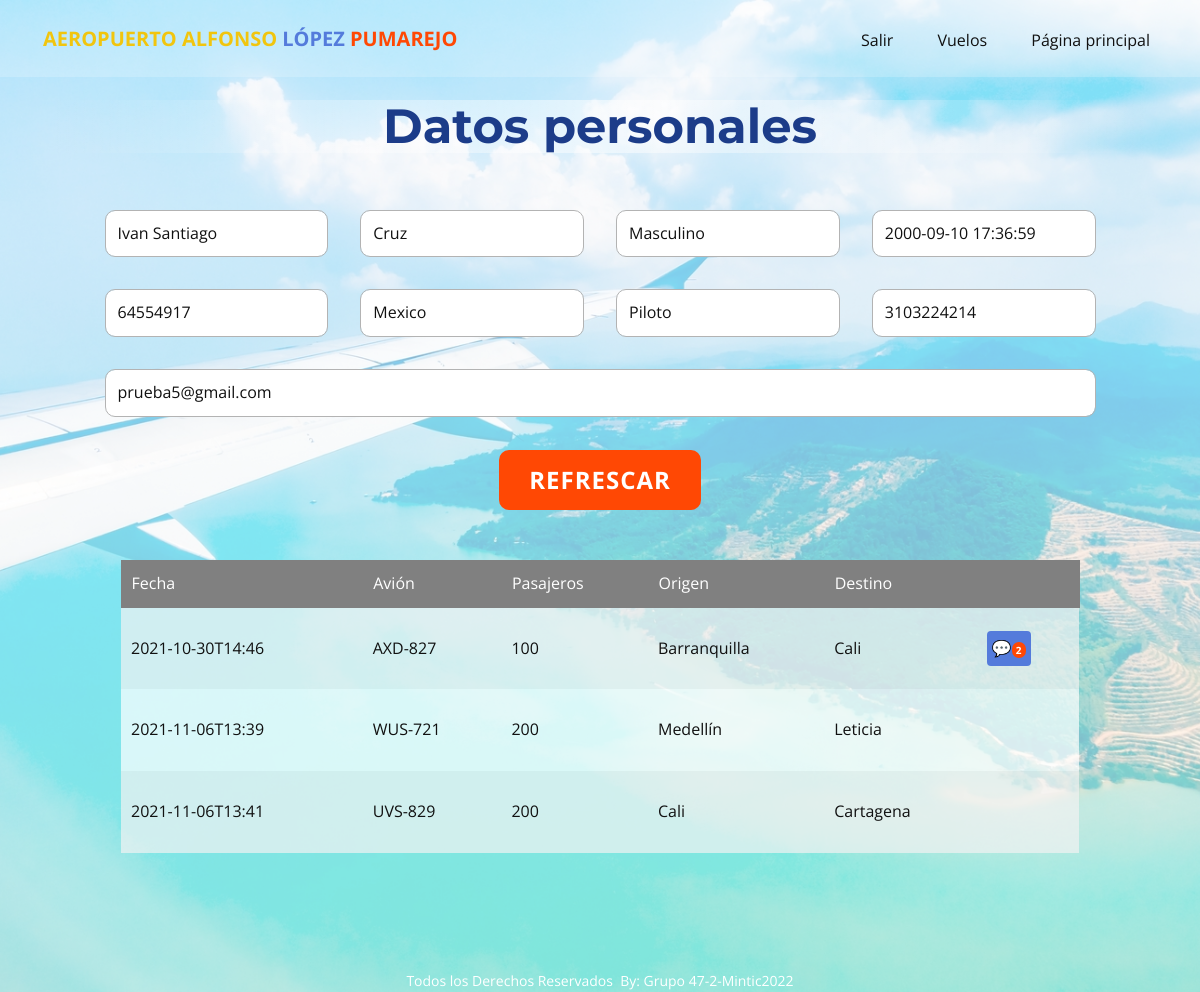
/piloto (signed in), run on an earlier commit of the app's database.
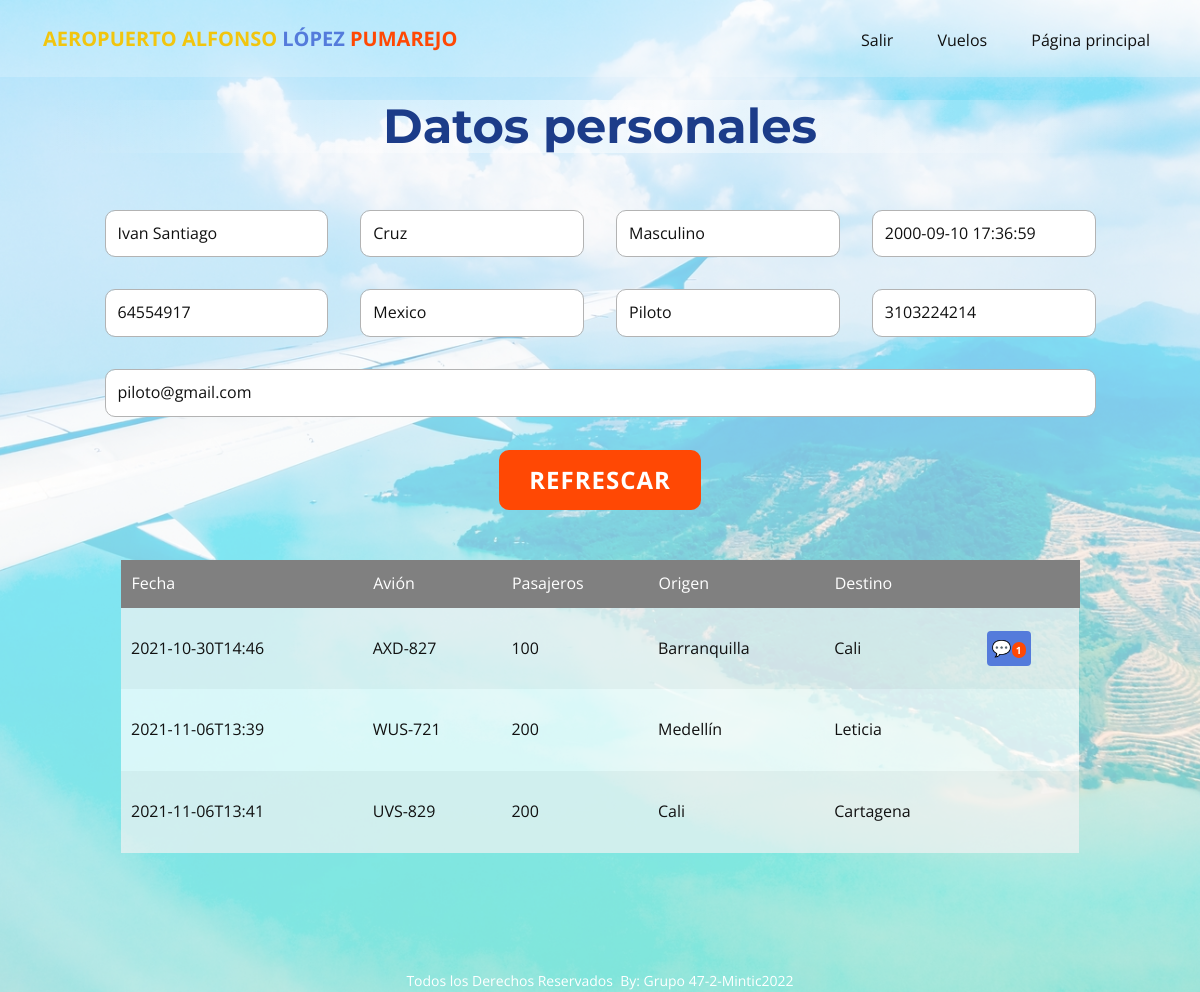
And on a later commit of the database.
### tables this page shows
CREATE TABLE Usuario (idUser VARCHAR (150) NOT NULL UNIQUE PRIMARY KEY, idRol int (1) REFERENCES Roles (idRol) ON DELETE CASCADE ON UPDATE CASCADE DEFAULT (1), nombres varchar (50), apellidos varchar (50), tipoDocumento varchar (50), pais varchar (50), genero varchar (30), fechaNacimiento datetime, codigoMarcacion varchar (10), telefono int (20), correo varchar (120) UNIQUE NOT NULL, password varchar (255));

CREATE TABLE Vuelo (idVuelo INTEGER PRIMARY KEY AUTOINCREMENT UNIQUE NOT NULL, estadoVuelo varchar (20), origenVuelo varchar (50), destinoVuelo varchar (50), capacidad int (3), avion varchar (30), fechaVuelo timestamp, idPiloto VARCHAR (150) REFERENCES Usuario (idUser) ON DELETE CASCADE ON UPDATE CASCADE NOT NULL, idcoPiloto VARCHAR (150) REFERENCES Usuario (idUser) ON DELETE SET NULL ON UPDATE SET NULL);

### main.py (the view)
@app.route("/piloto", methods = ["GET", "POST"])
def piloto():
   if 'idUser' in session and session["rol"] == 2:
      vueloPiloto = ""
      datosPiloto = ""
      piloto = Piloto()
      vueloPiloto = piloto.consultarVuelos(session["idUser"])
      datosPiloto = piloto.consultarPerfil(session["idUser"])
      return render_template("piloto.html", vueloPiloto = vueloPiloto, datosPiloto=datosPiloto)
   else:
      flash('Usted no tiene permisos para acceder a esta página.', 'errormsg')
      return redirect(url_for('paginaprincipal'))

### clases.py (called while the page is built)
def dict_factory(cursor, row):
    d = {}
    for idx, col in enumerate(cursor.description):
        d[col[0]] = row[idx]
    return d

    def sql_connection(self):
        try:
            con=sqlite3.connect('database/database.db')
            con.row_factory = dict_factory
            return con
        except Error:
            print(Error)

    def consultarVuelos(self, idUser):
        sentencia = "SELECT i.estadoVuelo, i.capacidad, i.avion, i.fechaVuelo, i.origenVuelo, i.destinoVuelo, i.idVuelo, (SELECT COUNT (*) FROM Review WHERE idVuelo = i.idVuelo) as reviews FROM Vuelo i LEFT JOIN Usuario t ON i.idPiloto = t.idUser WHERE i.idPiloto = ? OR i.idcoPiloto =?"
        db = Database()
        con = db.sql_connection()
        cursorObj = con.cursor()
        cursorObj.execute(sentencia,[idUser, idUser])
        con.commit()
        pilotovuelo = cursorObj.fetchall()
        con.close()
        return pilotovuelo

### templates/piloto.html (shortened to what the changed rows need)
<!DOCTYPE html>
<html style="font-size: 16px;">
  <head>
    <link rel="stylesheet" href="../static/nicepage.css" media="screen">
<link rel="stylesheet" href="../static/piloto.css" media="screen">
  </head>
  <body class="u-body">
    <section class="u-align-center u-clearfix u-image u-section-1" id="sec-c882" data-image-width="1600" data-image-height="1067">
      <div class="u-clearfix u-sheet u-sheet-1">
        <div class="u-container-style u-expanded-width u-group u-shape-rectangle u-group-1">
          <div class="u-container-layout u-container-layout-1">
            <h1 class="u-align-center u-custom-font u-font-montserrat u-text u-text-custom-color-5 u-title u-text-1">Datos personales</h1>
            <div class="u-form u-form-1">
              <form action="#" method="POST" class="u-clearfix u-form-spacing-32 u-form-vertical u-inner-form" source="custom" name="datapiloto" style="padding: 41px;">
                <div class="u-form-group u-form-name u-form-partition-factor-4 u-form-group-1">
                  <input type="text" placeholder="Nombre(s)" id="name-dc01" readonly name="nombres" value="{{datosPiloto.nombres}}" class="u-border-1 u-border-grey-30 u-input u-input-rectangle u-radius-10 u-white" required="">
                </div>
                <div class="u-form-group u-form-partition-factor-4 u-form-group-2">
                  <input type="text" placeholder="Apellido(s)" id="name-0b98" readonly name="apellidos" value="{{datosPiloto.apellidos}}" class="u-border-1 u-border-grey-30 u-input u-input-rectangle u-radius-10 u-white" required="required">
                </div>
                <div class="u-form-group u-form-partition-factor-4 u-form-select u-form-group-3">
                  <div class="u-form-select-wrapper">
                  <input type="text" placeholder="Genero" id="text222" readonly name="genero" value="{{datosPiloto.genero}}" class="u-border-1 u-border-grey-30 u-input u-input-rectangle u-radius-10 u-white">
                </div>
                </div>
                <div class="u-form-date u-form-group u-form-partition-factor-4 u-form-group-4">
                  <input type="text" placeholder="Fecha de nacimiento" id="text333" readonly name="fecha" value="{{datosPiloto.fechaNacimiento}}" class="u-border-1 u-border-grey-30 u-input u-input-rectangle u-radius-10 u-white">
                </div>
                <div class="u-form-group u-form-partition-factor-4 u-form-group-5">
                  <input type="text" placeholder="Número de documento" id="text-5686" readonly name="numdocumento" value="{{datosPiloto.idUser}}" class="u-border-1 u-border-grey-30 u-input u-input-rectangle u-radius-10 u-white">
                </div>
                <div class="u-form-group u-form-partition-factor-4 u-form-select u-form-group-6">
                  <div class="u-form-select-wrapper">
                  <input type="text" placeholder="País de nacimiento" id="text111" readonly name="paisdenacimiento" value="{{datosPiloto.pais}}" class="u-border-1 u-border-grey-30 u-input u-input-rectangle u-radius-10 u-white">
                  </div>
                </div>
                <div class="u-form-group u-form-partition-factor-4 u-form-phone u-form-group-8">
                  <input type="tel" placeholder="Número de telefono" id="text-5435" readonly name="numtelefono" value="{{datosPiloto.telefono}}" class="u-border-1 u-border-grey-30 u-input u-input-rectangle u-radius-10 u-white">
                </div>
                <div class="u-form-group u-form-group-9">
                  <input type="text" placeholder="e-mail" id="text-666" readonly name="email" value="{{datosPiloto.correo}}" class="u-border-1 u-border-grey-30 u-input u-input-rectangle u-radius-10 u-white">
                </div>
              </form>
            </div>
            {%if vueloPiloto %}
            <div class="u-align-center u-table u-table-responsive u-table-1">
              <table class="u-table-entity">
                <thead class="u-grey-50 u-table-header u-table-header-1">
                  <tr style="height: 46px;">
                    <th class="u-border-1 u-border-grey-50 u-table-cell">Fecha</th>
                    <th class="u-border-1 u-border-grey-50 u-table-cell">Avión</th>
                    <th class="u-border-1 u-border-grey-50 u-table-cell">Pasajeros</th>
                    <th class="u-border-1 u-border-grey-50 u-table-cell">Origen</th>
                    <th class="u-border-1 u-border-grey-50 u-table-cell">Destino</th>
                    <th class="u-border-1 u-border-grey-50 u-table-cell"></th>
                  </tr>
                </thead>
                <tbody class="u-table-body u-table-body-1">
                  {% for algo in vueloPiloto %}
                  <tr style="height: 82px;">
                    <td class="u-border-1 u-border-grey-40 u-border-no-left u-border-no-right u-table-cell">{{algo.fechaVuelo}}</td>
                    <td class="u-border-1 u-border-grey-40 u-border-no-left u-border-no-right u-table-cell">{{algo.avion}}</td>
                    <td class="u-border-1 u-border-grey-40 u-border-no-left u-border-no-right u-table-cell">{{algo.capacidad}}</td>
                    <td class="u-border-1 u-border-grey-40 u-border-no-left u-border-no-right u-table-cell">{{algo.origenVuelo}}</td>
                    <td class="u-border-1 u-border-grey-40 u-border-no-left u-border-no-right u-table-cell">{{algo.destinoVuelo}}</td>
                    <td class="u-border-1 u-border-grey-40 u-border-no-left u-border-no-right u-table-cell">
                      {% if algo.reviews %}
                      <a href="vuelo/{{algo.idVuelo}}/comentarios" class="u-border-none u-btn u-btn-round" style="
                    background: #547bdb !important; padding: 5px;
                "> 💬 <span class="numreviews">{{algo.reviews}}</span></a>
                      {% endif %}
                      </td>
                  </tr>
                  {% endfor %}
                </tbody>
              </table>
            </div>
            {% endif %}
          </div>
        </div>
      </div>
    </section>
  </body>
</html>

What changed in the data, as far as the page shows it:
changed Usuario "Ivan Santiago": email "prueba5@gmail.com" → "piloto@gmail.com"
computed for Vuelo "AXD-827": reviews "2" → "1"
